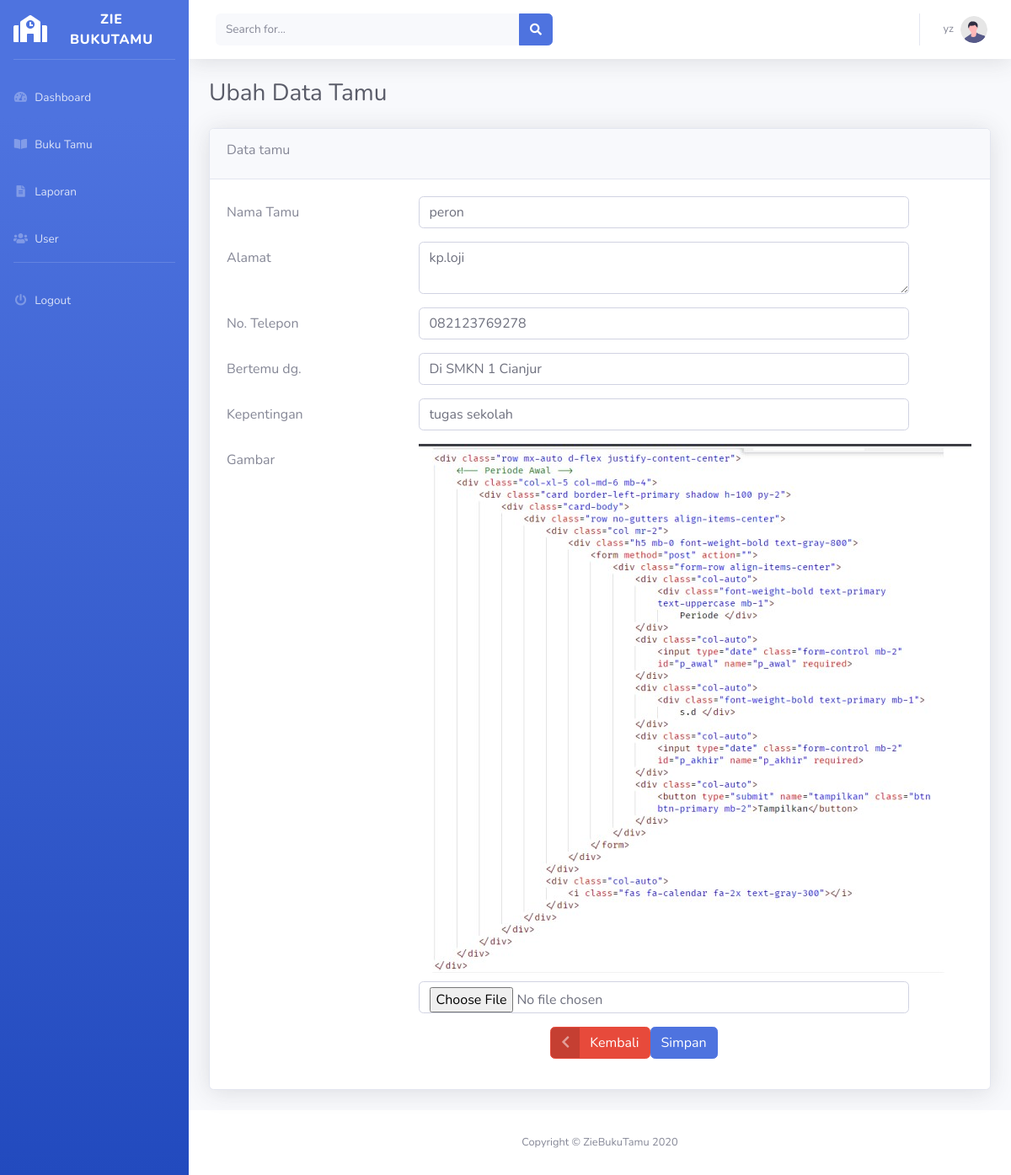
The page /edit-tamu.php?id=12345 (signed in) on the database its author committed.
### function.php (called while the page is built, shortened)
<?php
require_once('koneksi.php');
function query($query)
{
    global $koneksi;
    $result = mysqli_query($koneksi, $query);
    $rows = [];
    while ($row = mysqli_fetch_assoc($result)) {
        $rows[] = $row;
    }
    return $rows;
}

### edit-tamu.php (the view, shortened to what this page needs)
<?php
require_once('function.php');
include_once('templates/header.php');
?>
<div class="container-fluid">
    <h1 class="h3 mb-4 text-gray-800">Ubah Data Tamu</h1>
    <?php
    if (isset($_GET['id'])) {
        $id_tamu = $_GET['id'];
        $data = query("SELECT * FROM `buku tamu` WHERE id_tamu = '$id_tamu'")[0];
    }
    ?>
    <div class="card shadow mb-4">
        <div class="card-header py-3">
            <h6>Data tamu</h6>
        </div>
        <div class="card-body">
            <form method="post" action="" enctype="multipart/form-data">
                <div class="form-group row">
                    <label for="nama_tamu" class="col-sm-3 col-form-label">Nama Tamu</label>
                    <div class="col-sm-8">
                        <input type="text" class="form-control" id="nama_tamu" name="nama_tamu" value="<?= $data['nama_tamu'] ?>">
                    </div>
                </div>
                <div class="form-group row">
                    <label for="alamat" class="col-sm-3 col-form-label">Alamat</label>
                    <div class="col-sm-8">
                        <textarea class="form-control" id="alamat" name="alamat"><?= $data['alamat'] ?></textarea>
                    </div>
                </div>
                <div class="form-group row">
                    <label for="no_hp" class="col-sm-3 col-form-label">No. Telepon</label>
                    <div class="col-sm-8">
                        <input type="text" class="form-control" id="no_hp" name="no_hp" value="<?= $data['no_hp'] ?>">
                    </div>
                </div>
                <div class="form-group row">
                    <label for="bertemu" class="col-sm-3 col-form-label">Bertemu dg.</label>
                    <div class="col-sm-8">
                        <input type="text" class="form-control" id="bertemu" name="bertemu" value="<?= $data['bertemu'] ?>">
                    </div>
                </div>
                <div class="form-group row">
                    <label for="kepentingan" class="col-sm-3 col-form-label">Kepentingan</label>
                    <div class="col-sm-8">
                        <input type="text" class="form-control" id="kepentingan" name="kepentingan" value="<?= $data['kepentingan'] ?>">
                    </div>
                </div>
                <div class="form-group row">
                    <label for="gambar" class="col-sm-3 col-form-label">Gambar</label>
                    <div class="col-sm-8">
                        <img src="assets/upload_gambar/<?= $data['gambar'] ?>" alt="">
                        <input type="file" class="form-control" id="gambar" name="gambar" value="<?= $data['gambar'] ?>">
                    </div>
                </div>
                <div class="form-group row">
                    <div class="col-sm-8 d-flex justify-content-end">
                        <a type="button" class="btn btn-danger btn-icon-split" href="buku-tamu.php">
                            <span class="icon text-white-50">
                                <i class="fas fa-chevron-left"></i>
                            </span>
                            <span class="text">Kembali</span>
                        </a>
                        <button type="submit" name="simpan" class="btn btn-primary">Simpan</button>
                    </div>
                </div>
            </form>
        </div>
    </div>
</div>
<?php
include_once('templates/footer.php')
?>

### rows shown on the page
buku tamu: nama_tamu "peron", alamat "kp.loji", no_hp "082123769278", bertemu "Di SMKN 1 Cianjur", kepentingan "tugas sekolah", gambar (picture)

### other values the page prints
$username = $_SESSION['username'] "yz"
